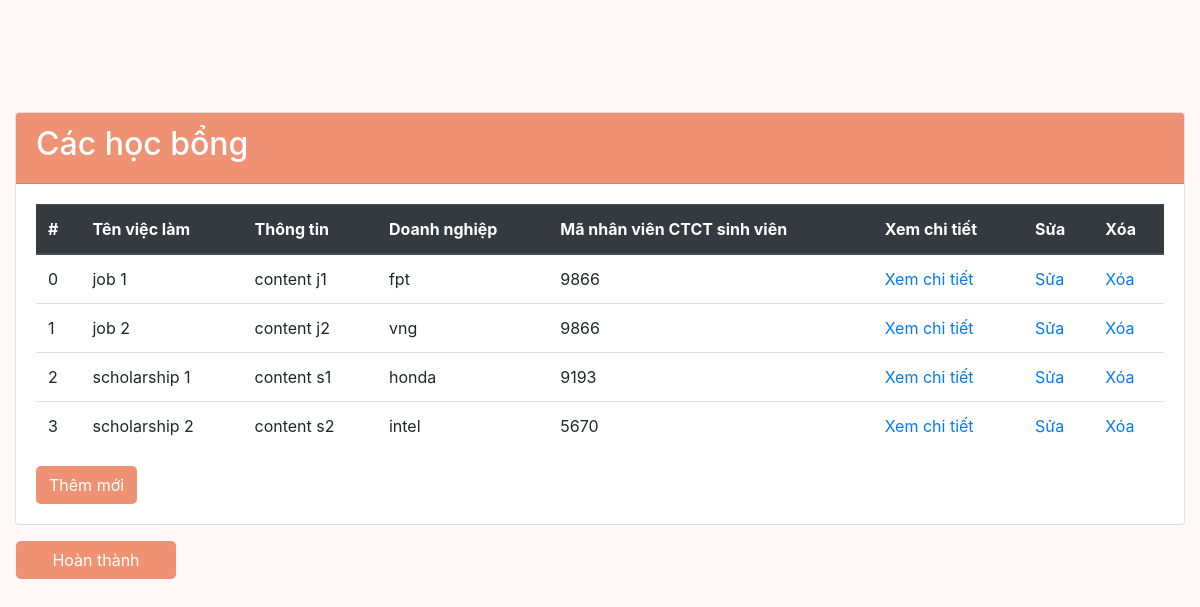
The page /pages/staff/job/function/job/danhsach.php on the database its author committed.
### tables this page shows
CREATE TABLE JOBSCHOLARSHIP_INFOR(
	ID VARCHAR(10) PRIMARY KEY,
    TITLE VARCHAR(100),
    CONTENT TEXT,
    ENTERPRISE VARCHAR(255)
);

### pages/staff/job/function/job/danhsach.php (the view, shortened to what this page needs)
<?php
$sql = "SELECT * FROM jobscholarship_infor";
$query = mysqli_query($connect, $sql);
?>
<!DOCTYPE html>
<html lang="en">
<head>
    <link rel="stylesheet" href="https://cdn.jsdelivr.net/npm/bootstrap@4.6.1/dist/css/bootstrap.min.css">
    <link rel="stylesheet" href="../../../../css/main.css">
</head>
<body>
    <div class="container-fluid" style="margin-top:7rem">
        <div class="card">
            <div class="card-header">
                <h2>Các học bổng</h2>
            </div>
            <div class="card-body">
                <table class="table">
                    <thead class="thead-dark">
                        <tr>
                            <th>#</th>
                            <th>Tên việc làm</th>
                            <th>Thông tin</th>
                            <th>Doanh nghiệp</th>
                            <th>Mã nhân viên CTCT sinh viên</th>
                            <th>Xem chi tiết</th>
                            <th> Sửa </th>
                            <th> Xóa</th>
                        </tr>
                    </thead>
                    <tbody>
                        <?php
                        $i = 0;
                        while ($row = mysqli_fetch_assoc($query)) { ?>
                            <tr>
                                <td><?php echo $i++; ?></td>
                                <td><?php echo $row['TITLE']; ?></td>
                                <td><?php echo $row['CONTENT']; ?></td>
                                <td><?php echo $row['ENTERPRISE']; ?></td>
                                <td><?php echo $row['POLITICAL_STAFFID']; ?></td>
                                <td>
                                    <a href="index.php?page_layout=chitiet&ID=<?php echo $row['ID']; ?> "> Xem chi tiết</a>
                                </td>
                                <td>
                                    <a href="index.php?page_layout=sua&ID=<?php echo $row['ID']; ?> "> Sửa</a>
                                </td>
                                <td>
                                    <a onclick="return Del('<?php echo $row['TITLE']; ?>')" href="index.php?page_layout=xoa&ID=<?php echo $row['ID']; ?>"> Xóa </a>
                                </td>
                            </tr>
                        <?php } ?>
                    </tbody>
                </table>
                <a class="btn " href="index.php?page_layout=them">Thêm mới</a>
            </div>
        </div>
    </div>
    <a class="btn" href="../../vieclam/job.php" style="width:10rem;margin-left:1rem;margin-top:1rem">Hoàn thành</a>
</body>
</html>

### css/main.css (style rules this page uses)
:root { --button: #ef9273; --background: #fef9f8; --text: #0d0d0d; }
body { background: var(--background); color: var(--text); box-sizing: border-box; }
.btn { background: var(--button); color: white; border-radius: 5px; }
.card-header { background: var(--button); color: white; }

### rows shown on the page
jobscholarship_infor: TITLE "job 1", CONTENT "content j1", ENTERPRISE "fpt", POLITICAL_STAFFID "9866"
jobscholarship_infor: TITLE "job 2", CONTENT "content j2", ENTERPRISE "vng", POLITICAL_STAFFID "9866"
jobscholarship_infor: TITLE "scholarship 1", CONTENT "content s1", ENTERPRISE "honda", POLITICAL_STAFFID "9193"
jobscholarship_infor: TITLE "scholarship 2", CONTENT "content s2", ENTERPRISE "intel", POLITICAL_STAFFID "5670"
